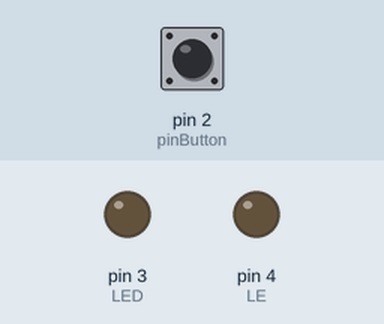
The sketch below on a simulated Arduino Uno, built with avr-gcc and run on an emulated ATmega328P. Shown: output pins drawn as LEDs (lit = HIGH). Dashed ring = blinking. The test bench sets the inputs (shaded band); at power-on: pin 2 (pinButton) LOW.

Above: at 1.2 s.
1.3 s: pin 2 (pinButton) pulled HIGH for 1 s
At 3.0 s:
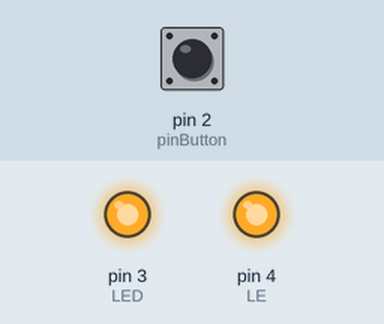
3.8 s: pin 2 (pinButton) pulled HIGH for 0.15 s
At 4.2 s:
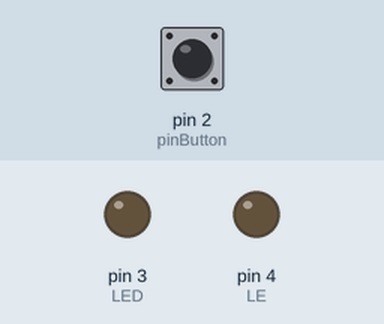
5.4 s: pin 2 (pinButton) pulled HIGH for 3.2 s
At 5.5 s:
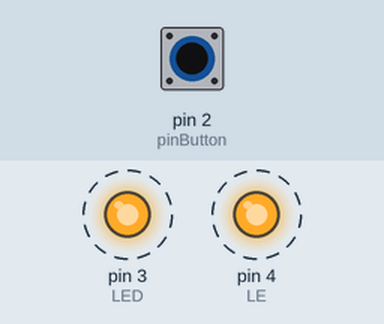
Timing chart, 0 to 9.9 s (numbered marks = the images above; inputs shaded):
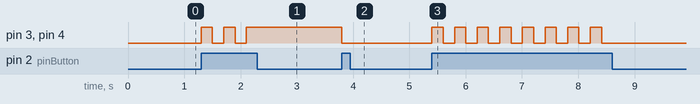

The sketch:

blue_monster.ino
```cpp
int pinButton = 2;
int LED = 3;
int LE = 4;
int stateLED = LOW;
int stateLE = LOW;
int stateButton;
int previous = LOW;
long time = 0;
long debounce = 200;

void setup() {
  pinMode(pinButton, INPUT);
  pinMode(LED, OUTPUT);
  pinMode(LE, OUTPUT);

}

void loop() {
  stateButton = digitalRead(pinButton);
  if(stateButton == HIGH && previous == LOW && millis() - time > debounce) {
    if(stateLED == HIGH){
      stateLED = LOW,
      stateLE = LOW;
    } else {
       stateLED = HIGH,
       stateLE = HIGH;
    }
    time = millis();
  }
  digitalWrite(LED, stateLED);
  digitalWrite(LE, stateLE);
  previous == stateButton;
}
```

Measured:
- after the input at 1.3 s, pin 3 (LED), pin 4 (LE): alternates HIGH for 0.20 s and LOW for 0.20 s, 5 changes in all, then stays HIGH, starting at once
- after the input at 3.8 s, pin 3 (LED), pin 4 (LE): HIGH → LOW at once
- after the input at 5.4 s, pin 3 (LED), pin 4 (LE): alternates HIGH for 0.20 s and LOW for 0.20 s, 16 changes in all, then stays LOW, starting at once
